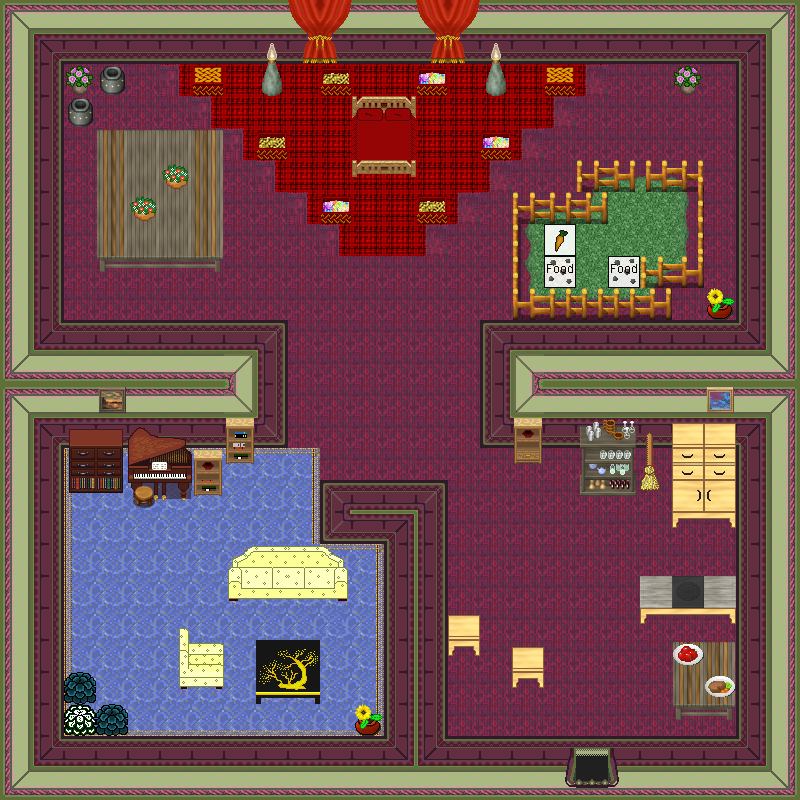

A level layout from a 2D game, rendered from its tile map. Below: a short description, then the map file with tile-grid data replaced by summaries:
An orthogonal 25x25 tile map with 32x32 px tiles, 5 tile layers (0_floor, 1_terrain, 2_object, 3_roof, ...), 2 hidden layers not drawn, 37 tilesets.

<map version="1.0" tiledversion="1.1.2" orientation="orthogonal" renderorder="right-down" width="25" height="25" tilewidth="32" tileheight="32" infinite="0" nextobjectid="1">
 <tileset firstgid="1" name="../../tileset/ground/ground.png" tilewidth="32" tileheight="32" tilecount="33" columns="3">
  <image source="../../tileset/ground/ground.png" trans="ffffff" width="96" height="352" />
 </tileset>
 <tileset firstgid="34" name="../../tileset/furniture/carpet/carpets.png" tilewidth="32" tileheight="32" tilecount="8" columns="4">
  <image source="../../tileset/furniture/carpet/carpets.png" width="128" height="64" />
 </tileset>
 <tileset firstgid="42" name="../../tileset/building/wall/int_green_purple.png" tilewidth="32" tileheight="32" tilecount="28" columns="4">
  <image source="../../tileset/building/wall/int_green_purple.png" width="128" height="224" />
 </tileset>
 <tileset firstgid="70" name="../../tileset/ground/indoor/soft_blue.png" tilewidth="32" tileheight="32" tilecount="3" columns="3">
  <image source="../../tileset/ground/indoor/soft_blue.png" trans="ff00ff" width="96" height="32" />
 </tileset>
 <tileset firstgid="73" name="../../tileset/furniture/table/grey_fancy.png" tilewidth="32" tileheight="32" tilecount="9" columns="3">
  <image source="../../tileset/furniture/table/grey_fancy.png" width="96" height="96" />
 </tileset>
 <tileset firstgid="82" name="../../tileset/furniture/table/grey_plain.png" tilewidth="32" tileheight="32" tilecount="9" columns="3">
  <image source="../../tileset/furniture/table/grey_plain.png" width="96" height="96" />
 </tileset>
 <tileset firstgid="91" name="../../tileset/furniture/light/dark_torch.png" tilewidth="32" tileheight="32" tilecount="8" columns="2">
  <image source="../../tileset/furniture/light/dark_torch.png" trans="ff00ff" width="64" height="128" />
 </tileset>
 <tileset firstgid="99" name="../../tileset/plant/indoor/flowering_plant.png" tilewidth="32" tileheight="32" tilecount="2" columns="2">
  <image source="../../tileset/plant/indoor/flowering_plant.png" width="64" height="32" />
 </tileset>
 <tileset firstgid="101" name="../../tileset/item/pot/pot_grey.png" tilewidth="32" tileheight="32" tilecount="1" columns="1">
  <image source="../../tileset/item/pot/pot_grey.png" width="32" height="32" />
 </tileset>
 <tileset firstgid="102" name="../../tileset/furniture/picture/small.png" tilewidth="32" tileheight="32" tilecount="3" columns="3">
  <image source="../../tileset/furniture/picture/small.png" width="96" height="32" />
 </tileset>
 <tileset firstgid="105" name="../../tileset/furniture/curtain/red_gold_gathered.png" tilewidth="32" tileheight="32" tilecount="6" columns="2">
  <image source="../../tileset/furniture/curtain/red_gold_gathered.png" width="64" height="96" />
 </tileset>
 <tileset firstgid="111" name="../../tileset/furniture/carpet/rug_border.png" tilewidth="32" tileheight="32" tilecount="9" columns="3">
  <image source="../../tileset/furniture/carpet/rug_border.png" width="96" height="96" />
 </tileset>
 <tileset firstgid="120" name="../../tileset/plant/indoor/flower_vase.png" tilewidth="32" tileheight="32" tilecount="3" columns="3">
  <image source="../../tileset/plant/indoor/flower_vase.png" width="96" height="32" />
 </tileset>
 <tileset firstgid="123" name="stool" tilewidth="32" tileheight="32" tilecount="1" columns="1">
  <image source="../../tileset/furniture/chair/stool.png" width="32" height="32" />
 </tileset>
 <tileset firstgid="124" name="../../tileset/logic/collision.png" tilewidth="32" tileheight="32" tilecount="1" columns="1">
  <image source="../../tileset/logic/collision.png" width="32" height="32" />
 </tileset>
 <tileset firstgid="125" name="vegetable.png" tilewidth="32" tileheight="32" tilecount="13" columns="13">
  <image source="../../tileset/logic/item/vegetable.png" width="416" height="32" />
 </tileset>
 <tileset firstgid="138" name="stalactite" tilewidth="32" tileheight="32" tilecount="2" columns="1">
  <image source="../../tileset/object/stalactite.png" width="32" height="64" />
 </tileset>
 <tileset firstgid="140" name="entrance" tilewidth="32" tileheight="32" tilecount="28" columns="4">
  <image source="../../tileset/building/entrance/green_purple_ns_ew.png" width="128" height="224" />
 </tileset>
 <tileset firstgid="168" name="hosta" tilewidth="32" tileheight="32" tilecount="9" columns="3">
  <image source="../../tileset/plant/bush/hosta.png" width="96" height="96" />
 </tileset>
 <tileset firstgid="177" name="food" tilewidth="32" tileheight="32" tilecount="1" columns="1">
  <image source="../../tileset/logic/item/sheepfood.png" width="32" height="32" />
 </tileset>
 <tileset firstgid="178" name="sofa" tilewidth="32" tileheight="32" tilecount="6" columns="3">
  <image source="../../tileset/furniture/chair/sofa_cream.png" width="96" height="64" />
 </tileset>
 <tileset firstgid="184" name="pine" tilewidth="32" tileheight="32" tilecount="16" columns="4">
  <image source="../../tileset/furniture/other/furniture_pine.png" width="128" height="128" />
 </tileset>
 <tileset firstgid="200" name="hob" tilewidth="32" tileheight="32" tilecount="3" columns="3">
  <image source="../../tileset/furniture/table/table_with_hob_pale.png" width="96" height="32" />
 </tileset>
 <tileset firstgid="203" name="shelf" tilewidth="32" tileheight="32" tilecount="6" columns="3">
  <image source="../../tileset/furniture/shelve/bright_bookshelf_and_cupboard.png" width="96" height="64" />
 </tileset>
 <tileset firstgid="209" name="brush" tilewidth="32" tileheight="32" tilecount="3" columns="1">
  <image source="../../tileset/item/brush.png" width="32" height="96" />
 </tileset>
 <tileset firstgid="212" name="food" tilewidth="32" tileheight="32" tilecount="2" columns="2">
  <image source="../../tileset/item/food/meals_1.png" width="64" height="32" />
 </tileset>
 <tileset firstgid="214" name="fence" tilewidth="32" tileheight="32" tilecount="9" columns="3">
  <image source="../../tileset/building/fence/fence_wooden.png" width="96" height="96" />
 </tileset>
 <tileset firstgid="223" name="edges" tilewidth="32" tileheight="32" tilecount="36" columns="12">
  <image source="../../tileset/ground/grass_edges.png" width="384" height="96" />
 </tileset>
 <tileset firstgid="259" name="corners" tilewidth="32" tileheight="32" tilecount="24" columns="6">
  <image source="../../tileset/ground/grass_corners.png" width="192" height="128" />
 </tileset>
 <tileset firstgid="283" name="carpet" tilewidth="32" tileheight="32" tilecount="9" columns="3">
  <image source="../../tileset/furniture/carpet/purple.png" width="96" height="96" />
 </tileset>
 <tileset firstgid="292" name="armchair" tilewidth="32" tileheight="32" tilecount="12" columns="4">
  <image source="../../tileset/furniture/chair/armchair_cream.png" width="128" height="96" />
 </tileset>
 <tileset firstgid="304" name="chests" tilewidth="32" tileheight="32" tilecount="4" columns="2">
  <image source="../../tileset/item/chest/chests_red.png" width="64" height="64" />
 </tileset>
 <tileset firstgid="308" name="table" tilewidth="32" tileheight="32" tilecount="4" columns="2">
  <image source="../../tileset/furniture/table/oriental_table.png" width="64" height="64" />
 </tileset>
 <tileset firstgid="312" name="shelf" tilewidth="32" tileheight="32" tilecount="6" columns="2">
  <image source="../../tileset/furniture/shelve/item_shelf.png" width="64" height="96" />
 </tileset>
 <tileset firstgid="318" name="shelf 2" tilewidth="32" tileheight="32" tilecount="6" columns="2">
  <image source="../../tileset/furniture/shelve/drawer_shelf.png" width="64" height="96" />
 </tileset>
 <tileset firstgid="324" name="double_red" tilewidth="32" tileheight="32" tilecount="8" columns="2">
  <image source="../../tileset/furniture/bed/double_red.png" width="64" height="128" />
 </tileset>
 <tileset firstgid="332" name="piano-baby_grand" tilewidth="32" tileheight="32" tilecount="15" columns="5">
  <image source="../../tileset/furniture/other/piano-baby_grand.png" width="160" height="96" />
 </tileset>
 <layer name="0_floor" width="25" height="25">
  <data>[625 cells, 625 non-empty, 6 distinct tile ids]</data>
 </layer>
 <layer name="1_terrain" width="25" height="25">
  <data>[625 cells, 441 non-empty, 84 distinct tile ids]</data>
 </layer>
 <layer name="2_object" width="25" height="25">
  <data>[625 cells, 105 non-empty, 75 distinct tile ids]</data>
 </layer>
 <layer name="3_roof" width="25" height="25">
  <data>[625 cells, 5 non-empty, 5 distinct tile ids]</data>
 </layer>
 <layer name="objects" width="25" height="25" opacity="0.9">
  <data>[625 cells, 3 non-empty, 2 distinct tile ids]</data>
 </layer>
 <layer name="collision" width="25" height="25" visible="0" opacity="0.25">
  <data>[625 cells, 345 non-empty, 1 distinct tile ids]</data>
 </layer>
 <layer name="protection" width="25" height="25" visible="0">
  <data>[625 cells, 0 non-empty, 0 distinct tile ids]</data>
 </layer>
</map>
